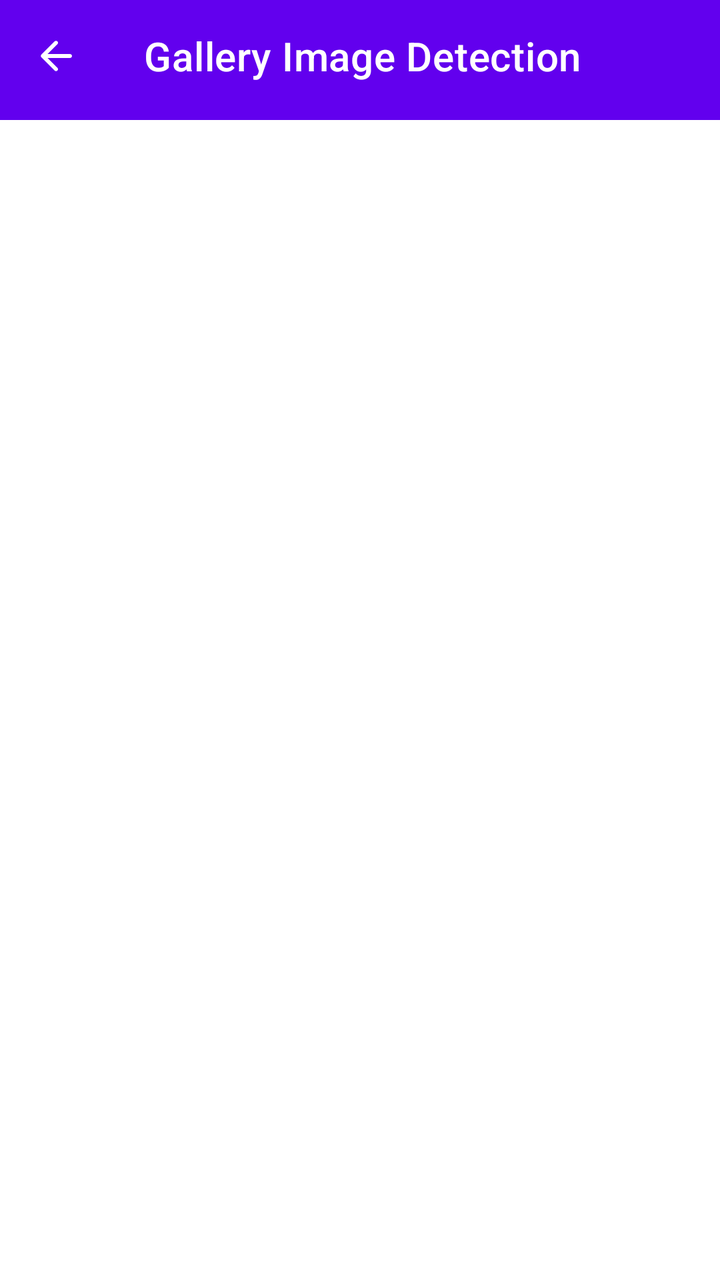
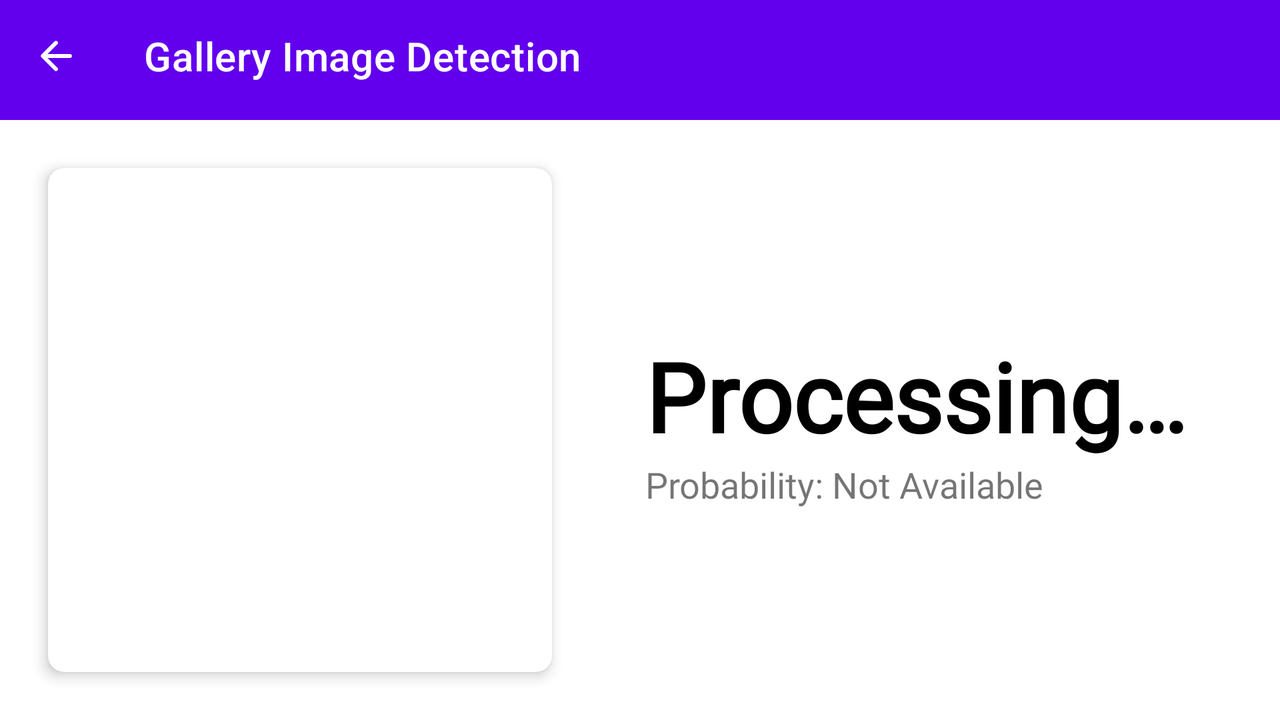

Compare how this app lays out the same screen by default and in its alternative resource folder. The renders come first, then the two layout files and the values they reference.
<!-- AndroidManifest.xml: application theme AppTheme -->
<!-- res/layout/activity_gallery.xml -->
<?xml version="1.0" encoding="utf-8"?>
<RelativeLayout
    xmlns:android="http://schemas.android.com/apk/res/android"
    xmlns:app="http://schemas.android.com/apk/res-auto"
    xmlns:tools="http://schemas.android.com/tools"
    android:layout_width="match_parent"
    android:layout_height="match_parent"
    android:background="@color/splash_background"
    tools:context=".views.activities.GalleryActivity">

    <com.google.android.material.appbar.AppBarLayout
        android:id="@+id/appBarId"
        android:layout_width="match_parent"
        android:layout_height="60dp"
        android:layout_alignParentTop="true"
        android:background="@color/app_bar_color"
        android:animateLayoutChanges="true">

        <com.google.android.material.appbar.MaterialToolbar
            android:id="@+id/mainToolbarId"
            android:layout_width="match_parent"
            android:layout_height="wrap_content"
            app:title="Gallery Image Detection"
            app:navigationIcon="@drawable/arrow_back_24dp"
            app:titleTextColor="@color/text_color_header"
            app:layout_scrollFlags="scroll|enterAlways"/>

    </com.google.android.material.appbar.AppBarLayout>


    <FrameLayout
        android:id="@+id/fl_gallery"
        android:layout_width="match_parent"
        android:layout_height="match_parent"
        android:layout_below="@+id/appBarId"/>

</RelativeLayout>
<!-- resources referenced by this layout -->
<resources>
  <color name="app_bar_color">#6200EE</color>
  <color name="splash_background">#FFFFFF</color>
  <color name="text_color_header">#FFFFFF</color>
  <!-- drawable arrow_back_24dp (drawable) -->
  <?xml version="1.0" encoding="utf-8"?>
  <vector xmlns:android="http://schemas.android.com/apk/res/android"
      android:width="24dp"
      android:height="24dp"
      android:viewportWidth="24"
      android:viewportHeight="24">
  
      <path
          android:pathData="M0 0h24v24H0V0z" />
      <path
          android:fillColor="#FFFFFF"
          android:pathData="M19 11H7.83l4.88-4.88c0.39-0.39 0.39 -1.03 0-1.42-0.39-0.39-1.02-0.39-1.41 0l-6.59 6.59c-0.39 0.39 -0.39 1.02 0 1.41l6.59 6.59c0.39 0.39 1.02 0.39 1.41 0 0.39-0.39 0.39 -1.02 0-1.41L7.83 13H19c0.55 0 1-0.45 1-1s-0.45-1-1-1z" />
  </vector>
  <style name="AppTheme" parent="Theme.MaterialComponents.DayNight.NoActionBar">
          
          <item name="colorPrimary">@color/colorPrimary</item>
          <item name="colorPrimaryDark">@color/colorPrimaryDark</item>
          <item name="colorAccent">@color/colorAccent</item>
          <item name="android:windowDrawsSystemBarBackgrounds">true</item>
          <item name="android:windowContentTransitions">true</item>
      </style>
  <color name="colorPrimary">#FFFFFF</color>
  <color name="colorPrimaryDark">#3700B3</color>
  <color name="colorAccent">#6200EE</color>
</resources>
<!-- res/layout-land/activity_gallery.xml (the repository's variant of the layout above) -->
<!-- drawn on the phone turned sideways -->
<?xml version="1.0" encoding="utf-8"?>
<RelativeLayout
    xmlns:android="http://schemas.android.com/apk/res/android"
    xmlns:app="http://schemas.android.com/apk/res-auto"
    xmlns:tools="http://schemas.android.com/tools"
    android:layout_width="match_parent"
    android:layout_height="match_parent"
    android:background="@color/splash_background"
    tools:context=".activities.GalleryActivity">

    <com.google.android.material.appbar.AppBarLayout
        android:id="@+id/appBarId"
        android:layout_width="match_parent"
        android:layout_height="60dp"
        android:layout_alignParentTop="true"
        android:background="@color/app_bar_color"
        android:animateLayoutChanges="true">

        <com.google.android.material.appbar.MaterialToolbar
            android:id="@+id/mainToolbarId"
            android:layout_width="match_parent"
            android:layout_height="wrap_content"
            app:title="Gallery Image Detection"
            app:navigationIcon="@drawable/arrow_back_24dp"
            app:titleTextColor="@color/text_color_header"
            app:layout_scrollFlags="scroll|enterAlways"/>

    </com.google.android.material.appbar.AppBarLayout>

    <androidx.constraintlayout.widget.ConstraintLayout
        android:layout_width="match_parent"
        android:layout_height="match_parent"
        android:layout_below="@+id/appBarId">

        <com.google.android.material.card.MaterialCardView
            android:id="@+id/cv_gallery"
            android:layout_width="0dp"
            android:layout_height="match_parent"
            android:layout_margin="24dp"
            android:clickable="true"
            android:focusable="true"
            android:foreground="?attr/selectableItemBackground"
            app:cardCornerRadius="8dp"
            app:cardElevation="4dp"
            app:layout_constraintDimensionRatio="1:1"
            app:layout_constraintStart_toStartOf="parent"
            app:layout_constraintTop_toTopOf="parent">

            <RelativeLayout
                android:layout_width="match_parent"
                android:layout_height="match_parent">

                <ImageView
                    android:id="@+id/iv_thumbnail"
                    android:layout_width="match_parent"
                    android:layout_height="match_parent"
                    android:layout_centerInParent="true"
                    android:contentDescription="@string/thumbnail" />

            </RelativeLayout>

        </com.google.android.material.card.MaterialCardView>


        <RelativeLayout
            android:layout_width="wrap_content"
            android:layout_height="wrap_content"
            android:layout_margin="24dp"
            app:layout_constraintBottom_toBottomOf="parent"
            app:layout_constraintEnd_toEndOf="parent"
            app:layout_constraintStart_toEndOf="@+id/cv_gallery"
            app:layout_constraintTop_toTopOf="parent">


            <TextView
                android:id="@+id/tv_header"
                android:layout_width="wrap_content"
                android:layout_height="wrap_content"
                android:fontFamily="@font/montserrat"
                android:text="@string/processing"
                android:textColor="@color/text_color_primary"
                android:textSize="48sp"
                android:textStyle="bold" />

            <TextView
                android:id="@+id/tv_probability"
                android:layout_width="wrap_content"
                android:layout_height="wrap_content"
                android:layout_below="@+id/tv_header"
                android:fontFamily="@font/montserrat"
                android:text="@string/probability"
                android:textSize="18sp" />


        </RelativeLayout>


    </androidx.constraintlayout.widget.ConstraintLayout>


</RelativeLayout>
<!-- resources referenced by the variant -->
<!-- as the phone turned sideways resolves them -->
<resources>
  <color name="app_bar_color">#6200EE</color>
  <color name="splash_background">#FFFFFF</color>
  <color name="text_color_header">#FFFFFF</color>
  <color name="text_color_primary">#000000</color>
  <!-- drawable arrow_back_24dp (drawable) -->
  <?xml version="1.0" encoding="utf-8"?>
  <vector xmlns:android="http://schemas.android.com/apk/res/android"
      android:width="24dp"
      android:height="24dp"
      android:viewportWidth="24"
      android:viewportHeight="24">
  
      <path
          android:pathData="M0 0h24v24H0V0z" />
      <path
          android:fillColor="#FFFFFF"
          android:pathData="M19 11H7.83l4.88-4.88c0.39-0.39 0.39 -1.03 0-1.42-0.39-0.39-1.02-0.39-1.41 0l-6.59 6.59c-0.39 0.39 -0.39 1.02 0 1.41l6.59 6.59c0.39 0.39 1.02 0.39 1.41 0 0.39-0.39 0.39 -1.02 0-1.41L7.83 13H19c0.55 0 1-0.45 1-1s-0.45-1-1-1z" />
  </vector>
  <string name="probability">Probability: Not Available</string>
  <string name="processing">Processing…</string>
  <string name="thumbnail">thumbnail</string>
  <style name="AppTheme" parent="Theme.MaterialComponents.DayNight.NoActionBar">
          
          <item name="colorPrimary">@color/colorPrimary</item>
          <item name="colorPrimaryDark">@color/colorPrimaryDark</item>
          <item name="colorAccent">@color/colorAccent</item>
          <item name="android:windowDrawsSystemBarBackgrounds">true</item>
          <item name="android:windowContentTransitions">true</item>
      </style>
  <color name="colorPrimary">#FFFFFF</color>
  <color name="colorPrimaryDark">#3700B3</color>
  <color name="colorAccent">#6200EE</color>
</resources>
